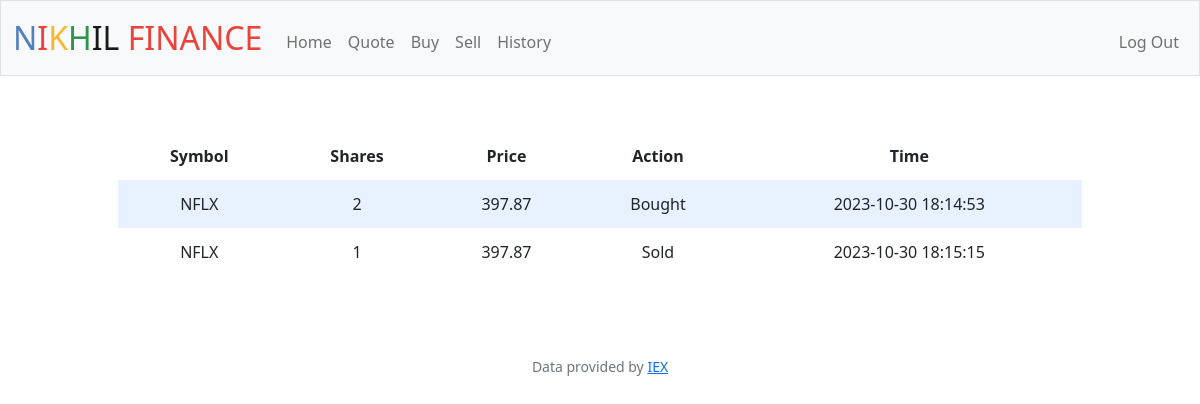
Screenshot of /history (signed in) with the database file from the repository.
### tables this page shows
CREATE TABLE track_buy (id INTEGER NOT NULL, stock TEXT, price NUMERIC NOT NULL, shares NUMERIC NOT NULL, action TEXT NOT NULL, date DATETIME, FOREIGN KEY(id) REFERENCES users(id));

### app.py (the view)
@app.route("/history")
@login_required
def history():
    history = db.execute("SELECT * FROM track_buy WHERE id=?", session["user_id"])
    return render_template("history.html", history=history)

### app.py (called while the page is built)
@app.after_request
def after_request(response):
    response.headers["Cache-Control"] = "no-cache, no-store, must-revalidate"
    response.headers["Expires"] = 0
    response.headers["Pragma"] = "no-cache"
    return response

### helpers.py (called while the page is built)
def login_required(f):
    @wraps(f)
    def decorated_function(*args, **kwargs):
        if session.get("user_id") is None:
            return redirect("/login")
        return f(*args, **kwargs)
    return decorated_function

### templates/history.html (shortened to what this page needs)
{% extends "layout.html" %}
{% block main %}
<div class="container">
    <div class="section">
        <table>
            <thead>
                <tr>
                    <th>Symbol</th>
                    <th>Shares</th>
                    <th>Price</th>
                    <th>Action</th>
                    <th>Time</th>
                </tr>
            </thead>
            <tbody>
                {% for h in history %}
                    <tr>
                        <td>
                            {{ h["stock"] }}
                        </td>
                        <td>
                            {{ h["shares"] }}
                        </td>
                        <td>
                            {{ h["price"] }}
                        </td>
                        <td>
                            {{ h["action"] }}
                        </td>
                        <td>
                            {{ h["date"] }}
                        </td>
                    </tr>
                {% endfor %}
            </tbody>
        </table>
    </div>
</div>
{% endblock %}

### static/styles.css (style rules this page uses)
.section { padding-bottom: 1rem; padding-left: 2rem; padding-right: 2rem; padding-top: 0.5rem; }
.container { margin-left: auto; margin-right: auto; padding-left: 15px; padding-right: 15px; text-align: center; width: 90%; }
body { background-color: #fff; color: #212529; font-size: 1rem; font-weight: 400; line-height: 1.5; margin: 0; text-align: left; }
table { background-color: transparent; margin-bottom: 1rem; width: 100%; }
table th, table td { padding: 0.75rem; vertical-align: middle; }
tbody tr:nth-of-type(odd) { background-color: rgb(179, 208, 255, 0.3) }

### rows the page displays
track_buy: stock "NFLX", shares "2", price "397.87", action "Bought", date "2023-10-30 18:14:53"
track_buy: stock "NFLX", shares "1", price "397.87", action "Sold", date "2023-10-30 18:15:15"
